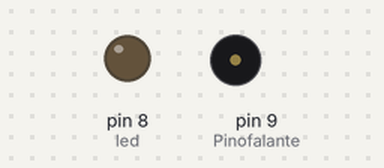
Bench run of a sketch on a simulated Arduino Uno, built with avr-gcc and run on an emulated ATmega328P. Shown: output pins drawn as LEDs (lit = HIGH), buzzer (waves = sounding).

Above: at 0.1 s.
Timing chart, 0 to 1.6 s (numbered marks = the images above):
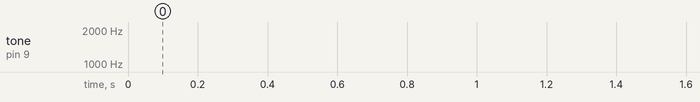

The sketch:

Buzzer02.ino
```cpp
//Programa Sirene para Buzzer

#define tempo 10
int frequencia = 0;
int Pinofalante = 9;
int led = 8;


void setup() {

pinMode(Pinofalante, OUTPUT);
pinMode(led, OUTPUT);
}

void loop() {
 for (frequencia = 150; frequencia < 1800; frequencia +=1)
 {
  tone (Pinofalante, frequencia,tempo);
  delay(1);

  }


 for (frequencia = 1800; frequencia > 150; frequencia -=1)
 {

  tone(Pinofalante, frequencia, tempo);
  delay(1);
  }

}
```
